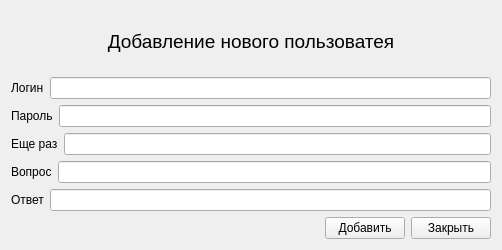
<?xml version="1.0" encoding="UTF-8"?>
<ui version="4.0">
 <class>AddNewUserWindow</class>
 <widget class="QWidget" name="AddNewUserWindow">
  <property name="windowModality">
   <enum>Qt::ApplicationModal</enum>
  </property>
  <property name="geometry">
   <rect>
    <x>0</x>
    <y>0</y>
    <width>502</width>
    <height>250</height>
   </rect>
  </property>
  <property name="windowTitle">
   <string>Добавление пользователя</string>
  </property>
  <layout class="QVBoxLayout" name="verticalLayout">
   <item>
    <widget class="QLabel" name="label">
     <property name="font">
      <font>
       <pointsize>14</pointsize>
      </font>
     </property>
     <property name="text">
      <string>Добавление нового пользоватея</string>
     </property>
     <property name="alignment">
      <set>Qt::AlignCenter</set>
     </property>
    </widget>
   </item>
   <item>
    <layout class="QHBoxLayout" name="horizontalLayout_7">
     <item>
      <widget class="QLabel" name="label_2">
       <property name="text">
        <string>Логин</string>
       </property>
      </widget>
     </item>
     <item>
      <widget class="QLineEdit" name="leLogin"/>
     </item>
    </layout>
   </item>
   <item>
    <layout class="QHBoxLayout" name="horizontalLayout_6">
     <item>
      <widget class="QLabel" name="label_3">
       <property name="text">
        <string>Пароль</string>
       </property>
      </widget>
     </item>
     <item>
      <widget class="QLineEdit" name="lePassword">
       <property name="echoMode">
        <enum>QLineEdit::PasswordEchoOnEdit</enum>
       </property>
      </widget>
     </item>
    </layout>
   </item>
   <item>
    <layout class="QHBoxLayout" name="horizontalLayout_5">
     <item>
      <widget class="QLabel" name="label_4">
       <property name="text">
        <string>Еще раз</string>
       </property>
      </widget>
     </item>
     <item>
      <widget class="QLineEdit" name="lePasswordAgain">
       <property name="echoMode">
        <enum>QLineEdit::PasswordEchoOnEdit</enum>
       </property>
      </widget>
     </item>
    </layout>
   </item>
   <item>
    <layout class="QHBoxLayout" name="horizontalLayout_4">
     <item>
      <widget class="QLabel" name="label_5">
       <property name="text">
        <string>Вопрос</string>
       </property>
      </widget>
     </item>
     <item>
      <widget class="QLineEdit" name="leQuestion"/>
     </item>
    </layout>
   </item>
   <item>
    <layout class="QHBoxLayout" name="horizontalLayout_3">
     <item>
      <widget class="QLabel" name="label_7">
       <property name="text">
        <string>Ответ</string>
       </property>
      </widget>
     </item>
     <item>
      <widget class="QLineEdit" name="leAnswer"/>
     </item>
    </layout>
   </item>
   <item>
    <layout class="QHBoxLayout" name="horizontalLayout">
     <item>
      <spacer name="horizontalSpacer">
       <property name="orientation">
        <enum>Qt::Horizontal</enum>
       </property>
       <property name="sizeHint" stdset="0">
        <size>
         <width>40</width>
         <height>20</height>
        </size>
       </property>
      </spacer>
     </item>
     <item>
      <widget class="QPushButton" name="btnAdd">
       <property name="text">
        <string>Добавить</string>
       </property>
      </widget>
     </item>
     <item>
      <widget class="QPushButton" name="btnClose">
       <property name="text">
        <string>Закрыть</string>
       </property>
      </widget>
     </item>
    </layout>
   </item>
  </layout>
 </widget>
 <resources/>
 <connections/>
</ui>
